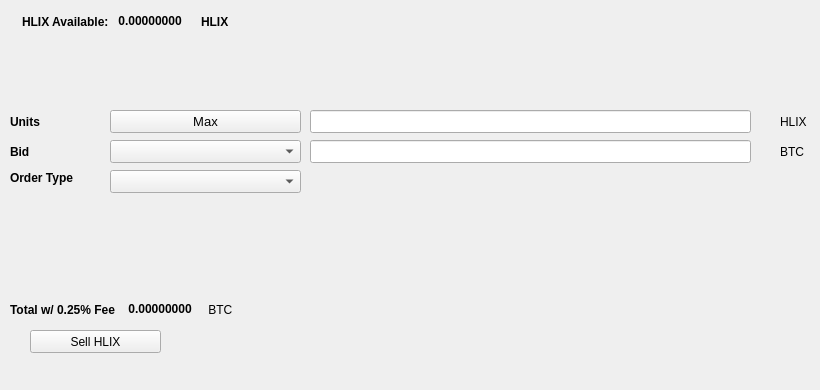
   <widget class="QWidget" name="SellTab">
    <attribute name="title">
     <string>Sell</string>
    </attribute>
    <widget class="QLabel" name="label_16">
     <property name="geometry">
      <rect>
       <x>780</x>
       <y>140</y>
       <width>31</width>
       <height>23</height>
      </rect>
     </property>
     <property name="text">
      <string>BTC</string>
     </property>
    </widget>
    <widget class="QComboBox" name="SellBidcomboBox">
     <property name="geometry">
      <rect>
       <x>110</x>
       <y>140</y>
       <width>191</width>
       <height>23</height>
      </rect>
     </property>
     <property name="font">
      <font>
       <pointsize>10</pointsize>
      </font>
     </property>
    </widget>
    <widget class="QLabel" name="label_18">
     <property name="geometry">
      <rect>
       <x>10</x>
       <y>110</y>
       <width>46</width>
       <height>23</height>
      </rect>
     </property>
     <property name="font">
      <font>
       <weight>75</weight>
       <bold>true</bold>
      </font>
     </property>
     <property name="text">
      <string>Units</string>
     </property>
    </widget>
    <widget class="QPushButton" name="Sell_Max_Amount">
     <property name="geometry">
      <rect>
       <x>110</x>
       <y>110</y>
       <width>191</width>
       <height>23</height>
      </rect>
     </property>
     <property name="font">
      <font>
       <pointsize>10</pointsize>
      </font>
     </property>
     <property name="text">
      <string>Max</string>
     </property>
    </widget>
    <widget class="QLabel" name="label_20">
     <property name="geometry">
      <rect>
       <x>10</x>
       <y>170</y>
       <width>91</width>
       <height>16</height>
      </rect>
     </property>
     <property name="font">
      <font>
       <weight>75</weight>
       <bold>true</bold>
      </font>
     </property>
     <property name="text">
      <string>Order Type</string>
     </property>
    </widget>
    <widget class="QComboBox" name="SellOrdertypeCombo">
     <property name="geometry">
      <rect>
       <x>110</x>
       <y>170</y>
       <width>191</width>
       <height>23</height>
      </rect>
     </property>
     <property name="font">
      <font>
       <pointsize>10</pointsize>
      </font>
     </property>
    </widget>
    <widget class="QLabel" name="label_21">
     <property name="geometry">
      <rect>
       <x>10</x>
       <y>140</y>
       <width>46</width>
       <height>23</height>
      </rect>
     </property>
     <property name="font">
      <font>
       <weight>75</weight>
       <bold>true</bold>
      </font>
     </property>
     <property name="text">
      <string>Bid</string>
     </property>
    </widget>
    <widget class="QLabel" name="label_22">
     <property name="geometry">
      <rect>
       <x>780</x>
       <y>110</y>
       <width>31</width>
       <height>23</height>
      </rect>
     </property>
     <property name="text">
      <string>HLIX</string>
     </property>
    </widget>
    <widget class="QLineEdit" name="UnitsInputHLIX">
     <property name="geometry">
      <rect>
       <x>310</x>
       <y>110</y>
       <width>441</width>
       <height>23</height>
      </rect>
     </property>
     <property name="font">
      <font>
       <pointsize>9</pointsize>
       <weight>75</weight>
       <bold>true</bold>
      </font>
     </property>
    </widget>
    <widget class="QLineEdit" name="SellBidPriceEdit">
     <property name="geometry">
      <rect>
       <x>310</x>
       <y>140</y>
       <width>441</width>
       <height>23</height>
      </rect>
     </property>
     <property name="font">
      <font>
       <pointsize>9</pointsize>
       <weight>75</weight>
       <bold>true</bold>
      </font>
     </property>
    </widget>
    <widget class="QPushButton" name="SellHLIXBTN">
     <property name="geometry">
      <rect>
       <x>30</x>
       <y>330</y>
       <width>131</width>
       <height>23</height>
      </rect>
     </property>
     <property name="text">
      <string>Sell HLIX</string>
     </property>
     <property name="icon">
      <iconset resource="../tcash">
       <normaloff>:/icons/bitcoin</normaloff>:/icons/bitcoin</iconset>
     </property>
    </widget>
    <widget class="QWidget" name="layoutWidget3">
     <property name="geometry">
      <rect>
       <x>22</x>
       <y>12</y>
       <width>258</width>
       <height>19</height>
      </rect>
     </property>
     <layout class="QHBoxLayout" name="horizontalLayout">
      <item>
       <widget class="QLabel" name="label232_2">
        <property name="font">
         <font>
          <weight>75</weight>
          <bold>true</bold>
         </font>
        </property>
        <property name="text">
         <string>HLIX Available:</string>
        </property>
       </widget>
      </item>
      <item>
       <widget class="QLabel" name="HLIXAvailableLabel">
        <property name="palette">
         <palette>
          <active>
           <colorrole role="WindowText">
            <brush brushstyle="SolidPattern">
             <color alpha="255">
              <red>0</red>
              <green>0</green>
              <blue>0</blue>
             </color>
            </brush>
           </colorrole>
           <colorrole role="Button">
            <brush brushstyle="SolidPattern">
             <color alpha="255">
              <red>0</red>
              <green>170</green>
              <blue>0</blue>
             </color>
            </brush>
           </colorrole>
           <colorrole role="Light">
            <brush brushstyle="SolidPattern">
             <color alpha="255">
              <red>0</red>
              <green>255</green>
              <blue>0</blue>
             </color>
            </brush>
           </colorrole>
           <colorrole role="Midlight">
            <brush brushstyle="SolidPattern">
             <color alpha="255">
              <red>0</red>
              <green>212</green>
              <blue>0</blue>
             </color>
            </brush>
           </colorrole>
           <colorrole role="Dark">
            <brush brushstyle="SolidPattern">
             <color alpha="255">
              <red>0</red>
              <green>85</green>
              <blue>0</blue>
             </color>
            </brush>
           </colorrole>
           <colorrole role="Mid">
            <brush brushstyle="SolidPattern">
             <color alpha="255">
              <red>0</red>
              <green>113</green>
              <blue>0</blue>
             </color>
            </brush>
           </colorrole>
           <colorrole role="Text">
            <brush brushstyle="SolidPattern">
             <color alpha="255">
              <red>0</red>
              <green>170</green>
              <blue>0</blue>
             </color>
            </brush>
           </colorrole>
           <colorrole role="BrightText">
            <brush brushstyle="SolidPattern">
             <color alpha="255">
              <red>255</red>
              <green>255</green>
              <blue>255</blue>
             </color>
            </brush>
           </colorrole>
           <colorrole role="ButtonText">
            <brush brushstyle="SolidPattern">
             <color alpha="255">
              <red>0</red>
              <green>0</green>
              <blue>0</blue>
             </color>
            </brush>
           </colorrole>
           <colorrole role="Base">
            <brush brushstyle="SolidPattern">
             <color alpha="255">
              <red>255</red>
              <green>255</green>
              <blue>255</blue>
             </color>
            </brush>
           </colorrole>
           <colorrole role="Window">
            <brush brushstyle="SolidPattern">
             <color alpha="255">
              <red>0</red>
              <green>170</green>
              <blue>0</blue>
             </color>
            </brush>
           </colorrole>
           <colorrole role="Shadow">
            <brush brushstyle="SolidPattern">
             <color alpha="255">
              <red>0</red>
              <green>0</green>
              <blue>0</blue>
             </color>
            </brush>
           </colorrole>
           <colorrole role="AlternateBase">
            <brush brushstyle="SolidPattern">
             <color alpha="255">
              <red>127</red>
              <green>212</green>
              <blue>127</blue>
             </color>
            </brush>
           </colorrole>
           <colorrole role="ToolTipBase">
            <brush brushstyle="SolidPattern">
             <color alpha="255">
              <red>255</red>
              <green>255</green>
              <blue>220</blue>
             </color>
            </brush>
           </colorrole>
           <colorrole role="ToolTipText">
            <brush brushstyle="SolidPattern">
             <color alpha="255">
              <red>0</red>
              <green>0</green>
              <blue>0</blue>
             </color>
            </brush>
           </colorrole>
          </active>
          <inactive>
           <colorrole role="WindowText">
            <brush brushstyle="SolidPattern">
             <color alpha="255">
              <red>0</red>
              <green>0</green>
              <blue>0</blue>
             </color>
            </brush>
           </colorrole>
           <colorrole role="Button">
            <brush brushstyle="SolidPattern">
             <color alpha="255">
              <red>0</red>
              <green>170</green>
              <blue>0</blue>
             </color>
            </brush>
           </colorrole>
           <colorrole role="Light">
            <brush brushstyle="SolidPattern">
             <color alpha="255">
              <red>0</red>
              <green>255</green>
              <blue>0</blue>
             </color>
            </brush>
           </colorrole>
           <colorrole role="Midlight">
            <brush brushstyle="SolidPattern">
             <color alpha="255">
              <red>0</red>
              <green>212</green>
              <blue>0</blue>
             </color>
            </brush>
           </colorrole>
           <colorrole role="Dark">
            <brush brushstyle="SolidPattern">
             <color alpha="255">
              <red>0</red>
              <green>85</green>
              <blue>0</blue>
             </color>
            </brush>
           </colorrole>
           <colorrole role="Mid">
            <brush brushstyle="SolidPattern">
             <color alpha="255">
              <red>0</red>
              <green>113</green>
              <blue>0</blue>
             </color>
            </brush>
           </colorrole>
           <colorrole role="Text">
            <brush brushstyle="SolidPattern">
             <color alpha="255">
              <red>0</red>
              <green>170</green>
              <blue>0</blue>
             </color>
            </brush>
           </colorrole>
           <colorrole role="BrightText">
            <brush brushstyle="SolidPattern">
             <color alpha="255">
              <red>255</red>
              <green>255</green>
              <blue>255</blue>
             </color>
            </brush>
           </colorrole>
           <colorrole role="ButtonText">
            <brush brushstyle="SolidPattern">
             <color alpha="255">
              <red>0</red>
              <green>0</green>
              <blue>0</blue>
             </color>
            </brush>
           </colorrole>
           <colorrole role="Base">
            <brush brushstyle="SolidPattern">
             <color alpha="255">
              <red>255</red>
              <green>255</green>
              <blue>255</blue>
             </color>
            </brush>
           </colorrole>
           <colorrole role="Window">
            <brush brushstyle="SolidPattern">
             <color alpha="255">
              <red>0</red>
              <green>170</green>
              <blue>0</blue>
             </color>
            </brush>
           </colorrole>
           <colorrole role="Shadow">
            <brush brushstyle="SolidPattern">
             <color alpha="255">
              <red>0</red>
              <green>0</green>
              <blue>0</blue>
             </color>
            </brush>
           </colorrole>
           <colorrole role="AlternateBase">
            <brush brushstyle="SolidPattern">
             <color alpha="255">
              <red>127</red>
              <green>212</green>
              <blue>127</blue>
             </color>
            </brush>
           </colorrole>
           <colorrole role="ToolTipBase">
            <brush brushstyle="SolidPattern">
             <color alpha="255">
              <red>255</red>
              <green>255</green>
              <blue>220</blue>
             </color>
            </brush>
           </colorrole>
           <colorrole role="ToolTipText">
            <brush brushstyle="SolidPattern">
             <color alpha="255">
              <red>0</red>
              <green>0</green>
              <blue>0</blue>
             </color>
            </brush>
           </colorrole>
          </inactive>
          <disabled>
           <colorrole role="WindowText">
            <brush brushstyle="SolidPattern">
             <color alpha="255">
              <red>0</red>
              <green>85</green>
              <blue>0</blue>
             </color>
            </brush>
           </colorrole>
           <colorrole role="Button">
            <brush brushstyle="SolidPattern">
             <color alpha="255">
              <red>0</red>
              <green>170</green>
              <blue>0</blue>
             </color>
            </brush>
           </colorrole>
           <colorrole role="Light">
            <brush brushstyle="SolidPattern">
             <color alpha="255">
              <red>0</red>
              <green>255</green>
              <blue>0</blue>
             </color>
            </brush>
           </colorrole>
           <colorrole role="Midlight">
            <brush brushstyle="SolidPattern">
             <color alpha="255">
              <red>0</red>
              <green>212</green>
              <blue>0</blue>
             </color>
            </brush>
           </colorrole>
           <colorrole role="Dark">
            <brush brushstyle="SolidPattern">
             <color alpha="255">
              <red>0</red>
              <green>85</green>
              <blue>0</blue>
             </color>
            </brush>
           </colorrole>
           <colorrole role="Mid">
            <brush brushstyle="SolidPattern">
             <color alpha="255">
              <red>0</red>
              <green>113</green>
              <blue>0</blue>
             </color>
            </brush>
           </colorrole>
           <colorrole role="Text">
            <brush brushstyle="SolidPattern">
             <color alpha="255">
              <red>0</red>
              <green>85</green>
              <blue>0</blue>
             </color>
            </brush>
           </colorrole>
           <colorrole role="BrightText">
            <brush brushstyle="SolidPattern">
             <color alpha="255">
              <red>255</red>
              <green>255</green>
              <blue>255</blue>
             </color>
            </brush>
           </colorrole>
           <colorrole role="ButtonText">
            <brush brushstyle="SolidPattern">
             <color alpha="255">
              <red>0</red>
              <green>85</green>
              <blue>0</blue>
             </color>
            </brush>
           </colorrole>
           <colorrole role="Base">
            <brush brushstyle="SolidPattern">
             <color alpha="255">
              <red>0</red>
              <green>170</green>
              <blue>0</blue>
             </color>
            </brush>
           </colorrole>
           <colorrole role="Window">
            <brush brushstyle="SolidPattern">
             <color alpha="255">
              <red>0</red>
              <green>170</green>
              <blue>0</blue>
             </color>
            </brush>
           </colorrole>
           <colorrole role="Shadow">
            <brush brushstyle="SolidPattern">
             <color alpha="255">
              <red>0</red>
              <green>0</green>
              <blue>0</blue>
             </color>
            </brush>
           </colorrole>
           <colorrole role="AlternateBase">
            <brush brushstyle="SolidPattern">
             <color alpha="255">
              <red>0</red>
              <green>170</green>
              <blue>0</blue>
             </color>
            </brush>
           </colorrole>
           <colorrole role="ToolTipBase">
            <brush brushstyle="SolidPattern">
             <color alpha="255">
              <red>255</red>
              <green>255</green>
              <blue>220</blue>
             </color>
            </brush>
           </colorrole>
           <colorrole role="ToolTipText">
            <brush brushstyle="SolidPattern">
             <color alpha="255">
              <red>0</red>
              <green>0</green>
              <blue>0</blue>
             </color>
            </brush>
           </colorrole>
          </disabled>
         </palette>
        </property>
        <property name="font">
         <font>
          <weight>75</weight>
          <bold>true</bold>
         </font>
        </property>
        <property name="text">
         <string> 0.00000000 </string>
        </property>
        <property name="textInteractionFlags">
         <set>Qt::LinksAccessibleByMouse|Qt::TextSelectableByKeyboard|Qt::TextSelectableByMouse</set>
        </property>
       </widget>
      </item>
      <item>
       <widget class="QLabel" name="labelHLIX">
        <property name="font">
         <font>
          <weight>75</weight>
          <bold>true</bold>
         </font>
        </property>
        <property name="text">
         <string>HLIX</string>
        </property>
       </widget>
      </item>
     </layout>
    </widget>
    <widget class="QWidget" name="layoutWidget">
     <property name="geometry">
      <rect>
       <x>10</x>
       <y>300</y>
       <width>268</width>
       <height>19</height>
      </rect>
     </property>
     <layout class="QHBoxLayout" name="horizontalLayout_2">
      <item>
       <widget class="QLabel" name="label_19">
        <property name="font">
         <font>
          <weight>75</weight>
          <bold>true</bold>
         </font>
        </property>
        <property name="text">
         <string>Total w/ 0.25% Fee </string>
        </property>
       </widget>
      </item>
      <item>
       <widget class="QLabel" name="SellCostLabel">
        <property name="palette">
         <palette>
          <active>
           <colorrole role="WindowText">
            <brush brushstyle="SolidPattern">
             <color alpha="255">
              <red>0</red>
              <green>0</green>
              <blue>0</blue>
             </color>
            </brush>
           </colorrole>
           <colorrole role="Button">
            <brush brushstyle="SolidPattern">
             <color alpha="255">
              <red>0</red>
              <green>170</green>
              <blue>0</blue>
             </color>
            </brush>
           </colorrole>
           <colorrole role="Light">
            <brush brushstyle="SolidPattern">
             <color alpha="255">
              <red>0</red>
              <green>255</green>
              <blue>0</blue>
             </color>
            </brush>
           </colorrole>
           <colorrole role="Midlight">
            <brush brushstyle="SolidPattern">
             <color alpha="255">
              <red>0</red>
              <green>212</green>
              <blue>0</blue>
             </color>
            </brush>
           </colorrole>
           <colorrole role="Dark">
            <brush brushstyle="SolidPattern">
             <color alpha="255">
              <red>0</red>
              <green>85</green>
              <blue>0</blue>
             </color>
            </brush>
           </colorrole>
           <colorrole role="Mid">
            <brush brushstyle="SolidPattern">
             <color alpha="255">
              <red>0</red>
              <green>113</green>
              <blue>0</blue>
             </color>
            </brush>
           </colorrole>
           <colorrole role="Text">
            <brush brushstyle="SolidPattern">
             <color alpha="255">
              <red>0</red>
              <green>170</green>
              <blue>0</blue>
             </color>
            </brush>
           </colorrole>
           <colorrole role="BrightText">
            <brush brushstyle="SolidPattern">
             <color alpha="255">
              <red>255</red>
              <green>255</green>
              <blue>255</blue>
             </color>
            </brush>
           </colorrole>
           <colorrole role="ButtonText">
            <brush brushstyle="SolidPattern">
             <color alpha="255">
              <red>0</red>
              <green>0</green>
              <blue>0</blue>
             </color>
            </brush>
           </colorrole>
           <colorrole role="Base">
            <brush brushstyle="SolidPattern">
             <color alpha="255">
              <red>255</red>
              <green>255</green>
              <blue>255</blue>
             </color>
            </brush>
           </colorrole>
           <colorrole role="Window">
            <brush brushstyle="SolidPattern">
             <color alpha="255">
              <red>0</red>
              <green>170</green>
              <blue>0</blue>
             </color>
            </brush>
           </colorrole>
           <colorrole role="Shadow">
            <brush brushstyle="SolidPattern">
             <color alpha="255">
              <red>0</red>
              <green>0</green>
              <blue>0</blue>
             </color>
            </brush>
           </colorrole>
           <colorrole role="AlternateBase">
            <brush brushstyle="SolidPattern">
             <color alpha="255">
              <red>127</red>
              <green>212</green>
              <blue>127</blue>
             </color>
            </brush>
           </colorrole>
           <colorrole role="ToolTipBase">
            <brush brushstyle="SolidPattern">
             <color alpha="255">
              <red>255</red>
              <green>255</green>
              <blue>220</blue>
             </color>
            </brush>
           </colorrole>
           <colorrole role="ToolTipText">
            <brush brushstyle="SolidPattern">
             <color alpha="255">
              <red>0</red>
              <green>0</green>
              <blue>0</blue>
             </color>
            </brush>
           </colorrole>
          </active>
          <inactive>
           <colorrole role="WindowText">
            <brush brushstyle="SolidPattern">
             <color alpha="255">
              <red>0</red>
              <green>0</green>
              <blue>0</blue>
             </color>
            </brush>
           </colorrole>
           <colorrole role="Button">
            <brush brushstyle="SolidPattern">
             <color alpha="255">
              <red>0</red>
              <green>170</green>
              <blue>0</blue>
             </color>
            </brush>
           </colorrole>
           <colorrole role="Light">
            <brush brushstyle="SolidPattern">
             <color alpha="255">
              <red>0</red>
              <green>255</green>
              <blue>0</blue>
             </color>
            </brush>
           </colorrole>
           <colorrole role="Midlight">
            <brush brushstyle="SolidPattern">
             <color alpha="255">
              <red>0</red>
              <green>212</green>
              <blue>0</blue>
             </color>
            </brush>
           </colorrole>
           <colorrole role="Dark">
            <brush brushstyle="SolidPattern">
             <color alpha="255">
              <red>0</red>
              <green>85</green>
              <blue>0</blue>
             </color>
            </brush>
           </colorrole>
           <colorrole role="Mid">
            <brush brushstyle="SolidPattern">
             <color alpha="255">
              <red>0</red>
              <green>113</green>
              <blue>0</blue>
             </color>
            </brush>
           </colorrole>
           <colorrole role="Text">
            <brush brushstyle="SolidPattern">
             <color alpha="255">
              <red>0</red>
              <green>170</green>
              <blue>0</blue>
             </color>
            </brush>
           </colorrole>
           <colorrole role="BrightText">
            <brush brushstyle="SolidPattern">
             <color alpha="255">
              <red>255</red>
              <green>255</green>
              <blue>255</blue>
             </color>
            </brush>
           </colorrole>
           <colorrole role="ButtonText">
            <brush brushstyle="SolidPattern">
             <color alpha="255">
              <red>0</red>
              <green>0</green>
              <blue>0</blue>
             </color>
            </brush>
           </colorrole>
           <colorrole role="Base">
            <brush brushstyle="SolidPattern">
             <color alpha="255">
              <red>255</red>
              <green>255</green>
              <blue>255</blue>
             </color>
            </brush>
           </colorrole>
           <colorrole role="Window">
            <brush brushstyle="SolidPattern">
             <color alpha="255">
              <red>0</red>
              <green>170</green>
              <blue>0</blue>
             </color>
            </brush>
           </colorrole>
           <colorrole role="Shadow">
            <brush brushstyle="SolidPattern">
             <color alpha="255">
              <red>0</red>
              <green>0</green>
              <blue>0</blue>
             </color>
            </brush>
           </colorrole>
           <colorrole role="AlternateBase">
            <brush brushstyle="SolidPattern">
             <color alpha="255">
              <red>127</red>
              <green>212</green>
              <blue>127</blue>
             </color>
            </brush>
           </colorrole>
           <colorrole role="ToolTipBase">
            <brush brushstyle="SolidPattern">
             <color alpha="255">
              <red>255</red>
              <green>255</green>
              <blue>220</blue>
             </color>
            </brush>
           </colorrole>
           <colorrole role="ToolTipText">
            <brush brushstyle="SolidPattern">
             <color alpha="255">
              <red>0</red>
              <green>0</green>
              <blue>0</blue>
             </color>
            </brush>
           </colorrole>
          </inactive>
          <disabled>
           <colorrole role="WindowText">
            <brush brushstyle="SolidPattern">
             <color alpha="255">
              <red>0</red>
              <green>85</green>
              <blue>0</blue>
             </color>
            </brush>
           </colorrole>
           <colorrole role="Button">
            <brush brushstyle="SolidPattern">
             <color alpha="255">
              <red>0</red>
              <green>170</green>
              <blue>0</blue>
             </color>
            </brush>
           </colorrole>
           <colorrole role="Light">
            <brush brushstyle="SolidPattern">
             <color alpha="255">
              <red>0</red>
              <green>255</green>
              <blue>0</blue>
             </color>
            </brush>
           </colorrole>
           <colorrole role="Midlight">
            <brush brushstyle="SolidPattern">
             <color alpha="255">
              <red>0</red>
              <green>212</green>
              <blue>0</blue>
             </color>
            </brush>
           </colorrole>
           <colorrole role="Dark">
            <brush brushstyle="SolidPattern">
             <color alpha="255">
              <red>0</red>
              <green>85</green>
              <blue>0</blue>
             </color>
            </brush>
           </colorrole>
           <colorrole role="Mid">
            <brush brushstyle="SolidPattern">
             <color alpha="255">
              <red>0</red>
              <green>113</green>
              <blue>0</blue>
             </color>
            </brush>
           </colorrole>
           <colorrole role="Text">
            <brush brushstyle="SolidPattern">
             <color alpha="255">
              <red>0</red>
              <green>85</green>
              <blue>0</blue>
             </color>
            </brush>
           </colorrole>
           <colorrole role="BrightText">
            <brush brushstyle="SolidPattern">
             <color alpha="255">
              <red>255</red>
              <green>255</green>
              <blue>255</blue>
             </color>
            </brush>
           </colorrole>
           <colorrole role="ButtonText">
            <brush brushstyle="SolidPattern">
             <color alpha="255">
              <red>0</red>
              <green>85</green>
              <blue>0</blue>
             </color>
            </brush>
           </colorrole>
           <colorrole role="Base">
            <brush brushstyle="SolidPattern">
             <color alpha="255">
              <red>0</red>
              <green>170</green>
              <blue>0</blue>
             </color>
            </brush>
           </colorrole>
           <colorrole role="Window">
            <brush brushstyle="SolidPattern">
             <color alpha="255">
              <red>0</red>
              <green>170</green>
              <blue>0</blue>
             </color>
            </brush>
           </colorrole>
           <colorrole role="Shadow">
            <brush brushstyle="SolidPattern">
             <color alpha="255">
              <red>0</red>
              <green>0</green>
              <blue>0</blue>
             </color>
            </brush>
           </colorrole>
           <colorrole role="AlternateBase">
            <brush brushstyle="SolidPattern">
             <color alpha="255">
              <red>0</red>
              <green>170</green>
              <blue>0</blue>
             </color>
            </brush>
           </colorrole>
           <colorrole role="ToolTipBase">
            <brush brushstyle="SolidPattern">
             <color alpha="255">
              <red>255</red>
              <green>255</green>
              <blue>220</blue>
             </color>
            </brush>
           </colorrole>
           <colorrole role="ToolTipText">
            <brush brushstyle="SolidPattern">
             <color alpha="255">
              <red>0</red>
              <green>0</green>
              <blue>0</blue>
             </color>
            </brush>
           </colorrole>
          </disabled>
         </palette>
        </property>
        <property name="font">
         <font>
          <weight>75</weight>
          <bold>true</bold>
         </font>
        </property>
        <property name="autoFillBackground">
         <bool>false</bool>
        </property>
        <property name="text">
         <string> 0.00000000</string>
        </property>
        <property name="textInteractionFlags">
         <set>Qt::LinksAccessibleByMouse|Qt::TextSelectableByMouse</set>
        </property>
       </widget>
      </item>
      <item>
       <widget class="QLabel" name="label_17">
        <property name="font">
         <font>
          <weight>50</weight>
          <bold>false</bold>
         </font>
        </property>
        <property name="text">
         <string> BTC</string>
        </property>
       </widget>
      </item>
     </layout>
    </widget>
    <widget class="QLabel" name="label_23">
     <property name="geometry">
      <rect>
       <x>460</x>
       <y>300</y>
       <width>281</width>
       <height>81</height>
      </rect>
     </property>
     <property name="text">
      <string/>
     </property>
     <property name="pixmap">
      <pixmap>:/images/bittrex</pixmap>
     </property>
    </widget>
   </widget>
